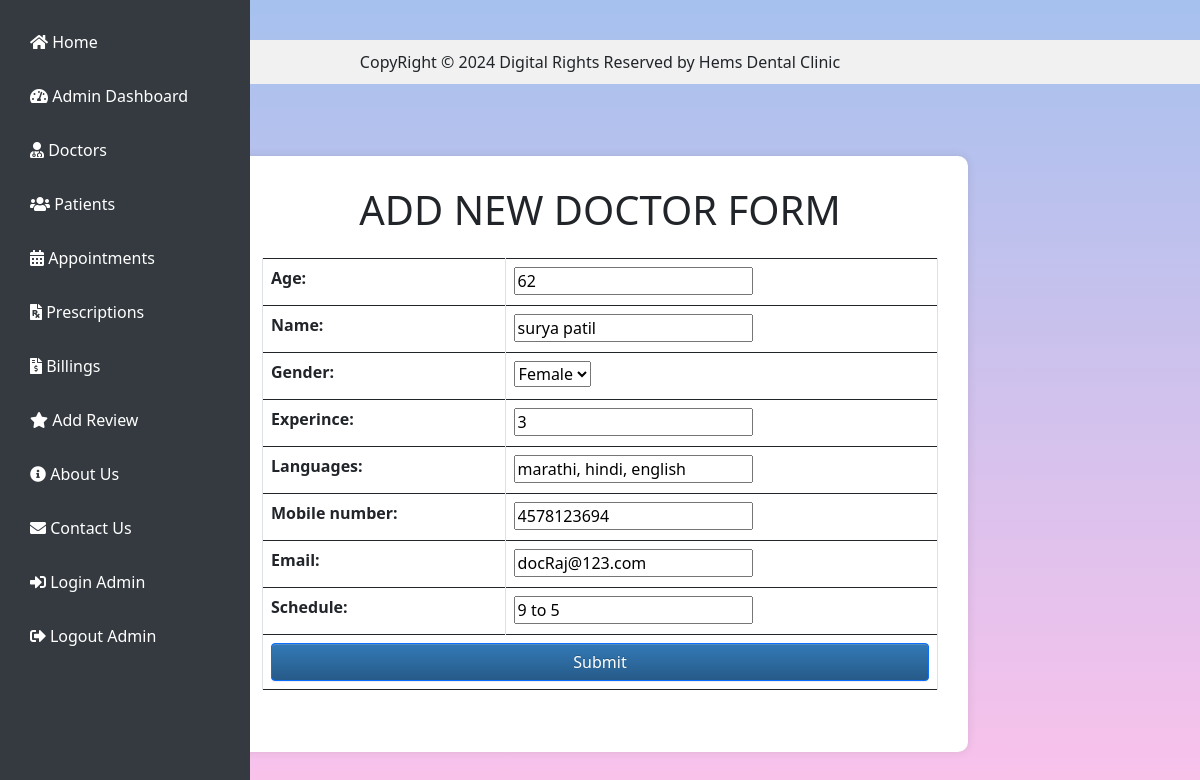
Page /updateDoctor/9/ on the committed database.
### clinic/models.py (models this page shows, shortened)
class Doctor(models.Model):
    doctor_id = models.AutoField(primary_key=True)
    age = models.IntegerField()
    name = models.CharField(max_length=50, null=True)
    gender = models.CharField(max_length=10, choices=[('Male', 'Male'), ('Female', 'Female'), ('Other', 'Other')])
    experince = models.IntegerField()
    languages = models.CharField(max_length=25)
    mobile_number = models.CharField(max_length=15)
    email = models.EmailField()
    schedule = models.CharField(max_length=25, blank= True)

### clinic/views.py (the view)
# urls.py: path('updateDoctor/<int:did>/', updateDoctor, name= 'updateDoctor'),
def updateDoctor(request, did):
    doctors = Doctor.objects.get(doctor_id=did)
    if request.method=='POST':
        docForm = Doctor_form(request.POST, instance=doctors)
        if docForm.is_valid():
            docForm.save()
            return redirect('viewDoctor')
    else:
        docForm = Doctor_form(instance=doctors)
    return render(request,'saveDoctor.html',{'docForm':docForm})

### clinic/forms.py
class Doctor_form(ModelForm):
    class Meta:
        model = Doctor
        fields = "__all__"

### clinic/templates/saveDoctor.html (shortened to what this page needs)
{% load crispy_forms_tags %}
    <div class="container my-5">
        <div class="row justify-content-center">
            <div class="col-md-8">
                <div class="form-container">
                    <h1 class="text-center mb-4">ADD NEW DOCTOR FORM</h1>
                    <form action="" method="POST">
                        <div class="table-responsive">
                            <table class="table table-bordered">
                                {{ docForm.as_table }}
                                <tr>
                                    <td colspan="2">
                                        <input type="submit" value="Submit" class="btn btn-primary btn-block">
                                    </td>
                                </tr>
                            </table>
                        </div>
                    </form>
                </div>
            </div>
        </div>
    </div>

### static/clinic/css/clinic.css (style rules this page uses)
body { background-image: linear-gradient(to top, #fbc2eb 0%, #a6c1ee 100%); height: 100; }

### clinic/templates/basePage.html (style rules this page uses)
html, body { height: 100%; margin: 0; }
body { display: flex; flex-direction: column; }

### clinic/templates/saveDoctor.html (style rules this page uses)
body { background-color: #f8f9fa; }
.form-container { background-color: #fff; padding: 30px; border-radius: 10px; box-shadow: 0 0 10px rgba(0, 0, 0, 0.1); }

### rows in the picture
Doctor: age "62", name "surya patil", gender "Female", experince "3", languages "marathi, hindi, english", mobile_number "4578123694", email "docRaj@123.com", schedule "9 to 5"
